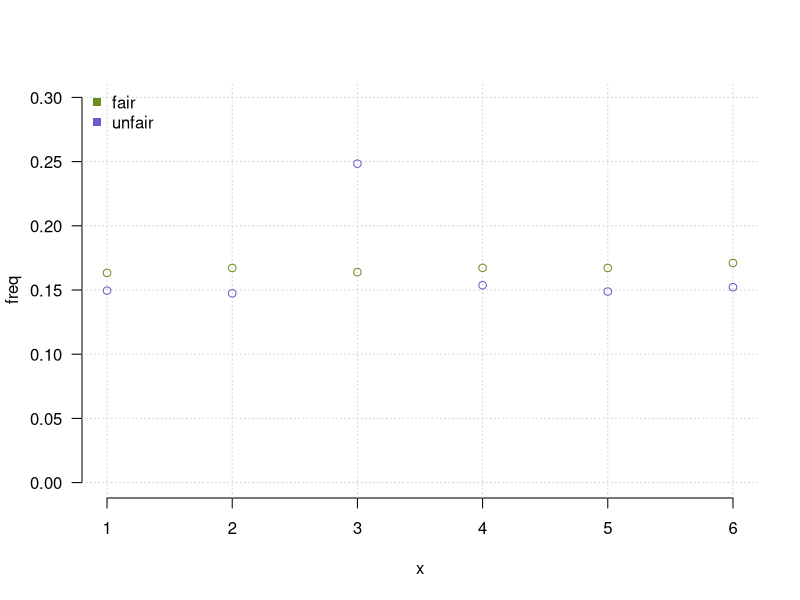

Write the R code that produced this figure.
## ---- chunk 1

## ---- chunk 2
# load the packages you need
#library(dplyr)
#library(tidyr)
#library(stringr)
#library(ggplot2)
## ---- chunk 3
vec <- c(7,2.3,4,12)
vec
## ---- chunk 4
vector('integer', 5) # a vector of 5 integers
vector('character', 5)
character(5) # does the same
logical(5) # same as vector('logical', 5)
## ---- chunk 5
v1 <- c(1,3,5,7.56)
v2 <- c('a','b','c')
v3 <- c(0.1, 0.2, 3.1415)
c(v1, v2, v3)
## ---- chunk 6
v1 <- c(1, 2, 3, 4)
v2 <- c(7, -9, 15.2, 4)
v1 + v2 # addition
v1 - v2 # subtraction
v1 * v2 # scalar multiplication
v1 / v2 # division
## ---- chunk 7
v1 <- c(1, 2, 3, 4, 5)
v2 <- c(1, 2)
v1 + v2
## ---- chunk 8
vec <- c('a', 'b', 'c', 'd', 'e')
vec[1] # the first element
vec[5] # the fifth element
vec[-1] # remove the first element
## ---- chunk 9
vec[0] # R counts elements from 1
vec[78] # Index past the length of the vector
## ---- chunk 10
vec <- c('a', 'b', 'c', 'd', 'e')
vec.ind <- c(1,3,5)
vec[vec.ind]
## ---- chunk 11
vec <- c('a', 'b', 'c', 'd', 'e')
vec.ind <- c(TRUE, FALSE, TRUE, FALSE, TRUE)
vec[vec.ind]
## ---- chunk 12
vec <- c(23.7, 54.5, 22.7)
names(vec) # by default there are no names
names(vec) <- c('sample1', 'sample2', 'sample3')
vec[c('sample2', 'sample1')]
## ---- chunk 13
vec <- c(1, 2, 3, 4, 5)
vec[-5] # without the 5-th element
vec[-(c(1,3,5))] # withoutelements 1, 3, 5
## ---- chunk 14
vec <- c(1, 2, 3, 4, 5)
vec < 3 # we can use the value of this logical comparison
vec[vec < 3]# Et voila!
## ---- chunk 15
vec <- c(1, 2, 3, 4, 5)
rev(vec)
## ---- chunk 16
v <- c(5:7)
v
v2 <- c(3:-4)
v2
## ---- chunk 17
vec <- c(1:78)
length(vec)
## ---- chunk 18
vec <- c(1:5)
vec
vec[3] <- 'a' # Note the coercion!
vec 
## ---- chunk 19
c(vec[1], 'a', vec[2:length(vec)])
## ---- chunk 20
vec <- c(1:5)
vec
vec[9] <- 9
vec 
## ---- chunk 21
vec <- c(1:5, 1:4, 1:3) # a vector with repeating values
table(vec) # table of counts
tab <- table(vec)/length(vec) # table of freqs.
round(tab, digits=3) # and let's round it
## ---- chunk 22
vec <- c(1:5, NA, NA, 1:3)
sort(vec) # oops, NAs got lost
sort(vec, na.last = TRUE)
sort(vec, decreasing = TRUE) # in a decreasing order
## ---- chunk 23
c(1:5, 7:10) # the ':' operator
(seq1 <- seq(from=1, to=10, by=2))
(seq2 <- seq(from=11, along.with = seq1))
seq(from=10, to=1, by=-2)
## ---- chunk 24
seq1 <- seq(from = 1, to = 5)
seq1 # has to be printed explicitly
## ---- chunk 25
(seq2 <- seq(from = 5, to = 1)) # will print automatically
## ---- chunk 26
rep('a', times=5)
rep(1:5, times=3)
rep(seq(from=1, to=3, by=2), times=2)
## ---- chunk 27
# simulate casting a fair dice 10x
sample(x = c(1:6), size=10, replace = T) 
# make it unfair, it is loaded on '3'
myprobs = rep(0.15, times = 6)
myprobs[3] <- 0.25 # a bit higher probability for '3'
sample(x = c(1:6), size = 10, replace = T, prob=myprobs)
## ---- chunk 28
# simulate casting a fair dice 10x
fair <- sample(x = c(1:6), size=10e3, replace = T) 
unfair <- sample(x = c(1:6), size=10e3, replace = T, 
                 prob = myprobs)
## ---- chunk 29
t1 <- table(fair)/length(fair)
t2 <- table(unfair)/length(unfair)
plot(0,0,type="n",xlim=c(1,6.0),ylim=c(0,.3),xlab="x",ylab="freq",bty='n', las=1)
grid()
points(1:6, t1, col="olivedrab")
points(1:6, t2, col="slateblue")
legend('topleft', legend = c('fair','unfair'), col = c('olivedrab', 'slateblue'),pch = 15, border = NULL, bty='n')
## ---- chunk 30
mychars <- c('a', 'b', 'c', 'd', 'e', 'f')
mychars
sample(mychars)
sample(mychars)
## ---- chunk 31
v1 <- sample(1:5, size = 4)
v1
max(v1) # max value of the vector
min(v1) # min value
sum(v1) # sum all the elements
## ---- chunk 32
v1
diff(v1) # diff. of element pairs
cumsum(v1) # cumulative sum
prod(v1) # product of all elements
## ---- chunk 33
v1
cumprod(v1) # cumulative product
cummin(v1) # minimum so far (up to i-th el.)
cummax(v1) # maximum up to i-th element
## ---- chunk 34
v2 <- sample(1:5, size=4)
## ---- chunk 35
v1
v2
v1 <= v2 # direct comparison
pmin(v1, v2) # pairwise min
pmax(v1, v2) # pairwise max
## ---- chunk 36
v1 <- c(1, 3, 4, 5, 3, 2)
rank(v1) # show rank of each value (min has rank 1)
order(v1) # order of indices for a sorted vector
v1[order(v1)]
sort(v1)
## ---- chunk 37
vec <- c('giraffe', 'donkey', 'liger', 
         'liger', 'giraffe', 'liger')
vec.f <- factor(vec)
summary(vec.f)
## ---- chunk 38
as.numeric(vec.f)
## ---- chunk 39
vec <- c('giraffe', 'donkey', 'liger', 
         'liger', 'giraffe', 'liger')
vec.f <- factor(vec, levels=c('donkey', 'giraffe', 
                              'liger'), 
                labels=c('zonkey','Sophie','tigon'))
summary(vec.f)
## ---- chunk 40
vec <- c('tiny', 'small', 'medium', 'large')
factor(vec) # rearranged alphabetically
factor(vec, ordered=T) # order as provided
## ---- chunk 41
